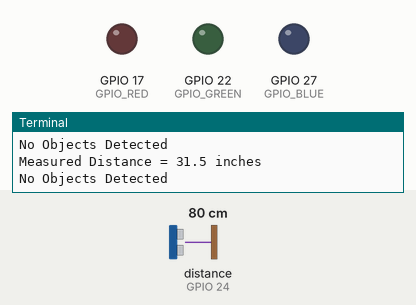
This program was run on a simulated Raspberry Pi (BCM pin numbers). Parts: output pins drawn as LEDs (lit = HIGH), the last lines printed to the terminal. Dashed ring = blinking. Inputs (shaded band) come from the test bench; at power-on: distance to the obstacle (sensor on GPIO 24) 80 cm. The echo pulse lasts 58.3 µs per cm; the clock reads 2024-03-15 10:24:30 at power-on unless the program sets it; pins used as bus, display or sensor lines are not drawn.

Above: at 1.2 s.
1.3 s: distance to the obstacle (sensor on GPIO 24) set to 68 cm
2.8 s: distance to the obstacle (sensor on GPIO 24) set to 58 cm
At 3.8 s:
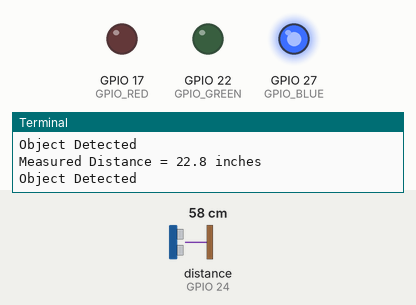
4.3 s: distance to the obstacle (sensor on GPIO 24) set to 43 cm
5.8 s: distance to the obstacle (sensor on GPIO 24) set to 35 cm
At 6.6 s:
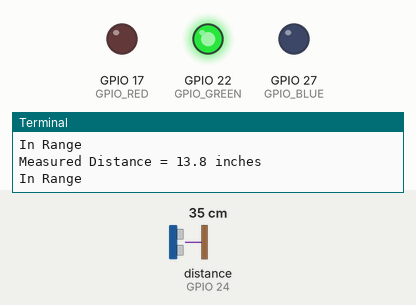
7.3 s: distance to the obstacle (sensor on GPIO 24) set to 14 cm
8.8 s: distance to the obstacle (sensor on GPIO 24) set to 11 cm
At 9.29 s:
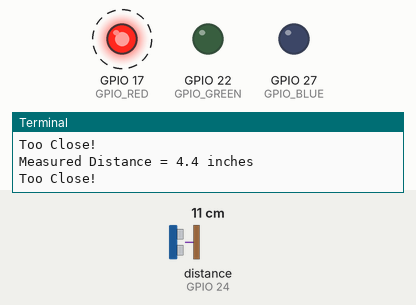
Timing chart, 0 to 12.8 s (numbered marks = the images above; inputs shaded):
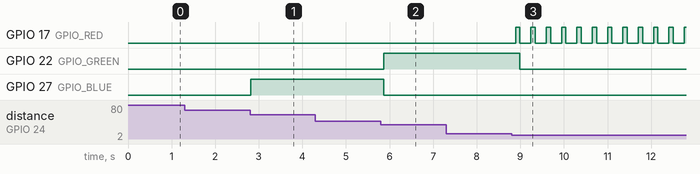

The program:

garage_sensor.py
```python
import RPi.GPIO as GPIO
import time

#GPIO Mode (BOARD / BCM)
GPIO.setmode(GPIO.BCM)


# DISTANCE VARIABLES IN INCHES
minDistance = 5
maxDistance = 15

# DISTANCE THAT WE START DETECTING OBJECTS
startMeasure = 25

# SET GPIO PINS
# PINS FOR DISTANCE SENSOR
GPIO_TRIGGER = 18
GPIO_ECHO = 24

# PINS FOR LEDS
GPIO_RED = 17
GPIO_GREEN = 22
GPIO_BLUE = 27

# SET GPIO DIRECTION (IN / OUT)
GPIO.setup(GPIO_TRIGGER, GPIO.OUT)
GPIO.setup(GPIO_ECHO, GPIO.IN)

# PINS FOR LEDS
GPIO.setup(GPIO_RED, GPIO.OUT)
GPIO.setup(GPIO_GREEN, GPIO.OUT)
GPIO.setup(GPIO_BLUE, GPIO.OUT)


def distance():
    # SET TRIGGER TO HIGH
    GPIO.output(GPIO_TRIGGER, True)

    # SET TRIGGER AFTER 0.01MS TO LOW
    time.sleep(0.00001)
    GPIO.output(GPIO_TRIGGER, False)

    StartTime = time.time()
    StopTime = time.time()

    # SAVE STARTTIME
    while GPIO.input(GPIO_ECHO) == 0:
        StartTime = time.time()

    # SAVE STOPTIME
    while GPIO.input(GPIO_ECHO) == 1:
        StopTime = time.time()

    # TIME DIFFERENCE BETWEEN START AND STOP
    TimeElapsed = StopTime - StartTime

    # MULTIPLY WITH THE SONIC SPEED (34300 cm/s)
    # AND DIVIDE BY 2, (FROM SENSOR AND BACK TO SENSOR)
    # CONVERT TO INCHES (/ 2.54)
    distance = (TimeElapsed * 34300 / 2.54) / 2

    return distance


if __name__ == '__main__':
    try:
        while True:
            dist = distance()

            print ("Measured Distance = %.1f inches" % dist)

            if dist < minDistance:
                print ("Too Close!")

                # BLINK RED LED RAPIDLY
                GPIO.output(GPIO_RED, True)
                time.sleep(0.1)
                GPIO.output(GPIO_RED, False)

                # TURN OFF GREEN LED
                GPIO.output(GPIO_GREEN, False)

                # TURN ON THE BLUE LED
                GPIO.output(GPIO_BLUE, False)

            elif dist > minDistance and dist < maxDistance:
                print ("In Range")

                # TURN OFF RED LED
                GPIO.output(GPIO_RED, False)

                # TURN ON GREEN LED
                GPIO.output(GPIO_GREEN, True)

                # TURN OFF BLUE LED
                GPIO.output(GPIO_BLUE, False)

            elif dist < startMeasure:
                print ("Object Detected")

                # TURN OFF RED LED
                GPIO.output(GPIO_RED, False)

                # TURN ON GREEN LED
                GPIO.output(GPIO_GREEN, False)

                # TURN ON BLUE LED
                GPIO.output(GPIO_BLUE, True)
            elif dist > startMeasure:
                print ("No Objects Detected")

                # ALL LEDS OFF
                GPIO.output(GPIO_RED, False)
                GPIO.output(GPIO_GREEN, False)
                GPIO.output(GPIO_BLUE, False)
            time.sleep(.25)

        # KILL BY PRESSING CNTRL-C
    except KeyboardInterrupt:
        print("Measurement stopped by User")
        GPIO.cleanup()
```

Measured:
- the behaviour switches between 64 and 63 cm on distance to the obstacle (sensor on GPIO 24) (found by bisection; images 0 and 1)
- the behaviour switches between 39 and 38 cm on distance to the obstacle (sensor on GPIO 24) (found by bisection; images 1 and 2)
- the behaviour switches between 13 and 12 cm on distance to the obstacle (sensor on GPIO 24) (found by bisection; images 2 and 3)
- after the input at 2.8 s, GPIO 27 (GPIO_BLUE): LOW → HIGH at once
- after the input at 5.8 s, GPIO 22 (GPIO_GREEN): LOW → HIGH after 0.06 s; GPIO 27 (GPIO_BLUE): HIGH → LOW after 0.06 s
- after the input at 8.8 s, GPIO 17 (GPIO_RED): alternates HIGH for 0.10 s and LOW for 0.25 s, starting after 0.09 s; GPIO 22 (GPIO_GREEN): HIGH → LOW after 0.19 s
